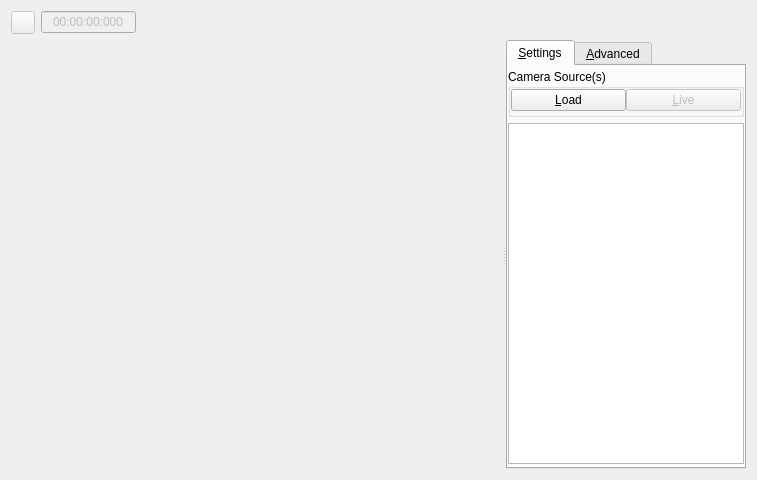
<?xml version="1.0" encoding="UTF-8"?>
<ui version="4.0">
 <class>CaptureVideoWidget</class>
 <widget class="QWidget" name="CaptureVideoWidget">
  <property name="geometry">
   <rect>
    <x>0</x>
    <y>0</y>
    <width>757</width>
    <height>480</height>
   </rect>
  </property>
  <property name="windowTitle">
   <string>Form</string>
  </property>
  <layout class="QVBoxLayout" name="verticalLayoutverticalLayout_2_0">
   <item>
    <layout class="QHBoxLayout" name="horizontalLayout">
     <item>
      <widget class="QToolButton" name="m_recordBtn">
       <property name="enabled">
        <bool>false</bool>
       </property>
       <property name="sizePolicy">
        <sizepolicy hsizetype="Fixed" vsizetype="Fixed">
         <horstretch>1</horstretch>
         <verstretch>0</verstretch>
        </sizepolicy>
       </property>
       <property name="toolTip">
        <string>Start/Stop Recording</string>
       </property>
       <property name="text">
        <string/>
       </property>
       <property name="icon">
        <iconset resource="../../../res/resources.qrc">
         <normaloff>:/record.png</normaloff>
         <normalon>:/recordstop.png</normalon>:/record.png</iconset>
       </property>
       <property name="checkable">
        <bool>true</bool>
       </property>
      </widget>
     </item>
     <item>
      <widget class="QLineEdit" name="m_time">
       <property name="enabled">
        <bool>false</bool>
       </property>
       <property name="sizePolicy">
        <sizepolicy hsizetype="Fixed" vsizetype="Fixed">
         <horstretch>0</horstretch>
         <verstretch>0</verstretch>
        </sizepolicy>
       </property>
       <property name="minimumSize">
        <size>
         <width>95</width>
         <height>0</height>
        </size>
       </property>
       <property name="maximumSize">
        <size>
         <width>90</width>
         <height>16777215</height>
        </size>
       </property>
       <property name="layoutDirection">
        <enum>Qt::LeftToRight</enum>
       </property>
       <property name="text">
        <string>00:00:00:000</string>
       </property>
       <property name="frame">
        <bool>true</bool>
       </property>
       <property name="alignment">
        <set>Qt::AlignCenter</set>
       </property>
      </widget>
     </item>
     <item>
      <spacer name="topBarHorizontalSpacer">
       <property name="sizePolicy">
        <sizepolicy hsizetype="Minimum" vsizetype="Minimum">
         <horstretch>0</horstretch>
         <verstretch>0</verstretch>
        </sizepolicy>
       </property>
       <property name="orientation">
        <enum>Qt::Horizontal</enum>
       </property>
       <property name="sizeHint" stdset="0">
        <size>
         <width>600</width>
         <height>20</height>
        </size>
       </property>
      </spacer>
     </item>
    </layout>
   </item>
   <item>
    <widget class="QSplitter" name="splitter">
     <property name="sizePolicy">
      <sizepolicy hsizetype="Expanding" vsizetype="Preferred">
       <horstretch>0</horstretch>
       <verstretch>100</verstretch>
      </sizepolicy>
     </property>
     <property name="orientation">
      <enum>Qt::Horizontal</enum>
     </property>
     <widget class="ImageGrid" name="m_imageGrid" native="true">
      <property name="enabled">
       <bool>true</bool>
      </property>
      <property name="sizePolicy">
       <sizepolicy hsizetype="Preferred" vsizetype="Preferred">
        <horstretch>100</horstretch>
        <verstretch>100</verstretch>
       </sizepolicy>
      </property>
     </widget>
     <widget class="QFrame" name="frame">
      <property name="sizePolicy">
       <sizepolicy hsizetype="Preferred" vsizetype="Preferred">
        <horstretch>1</horstretch>
        <verstretch>0</verstretch>
       </sizepolicy>
      </property>
      <property name="minimumSize">
       <size>
        <width>240</width>
        <height>0</height>
       </size>
      </property>
      <property name="frameShape">
       <enum>QFrame::NoFrame</enum>
      </property>
      <property name="frameShadow">
       <enum>QFrame::Plain</enum>
      </property>
      <property name="lineWidth">
       <number>0</number>
      </property>
      <layout class="QHBoxLayout" name="horizontalLayout_5">
       <property name="spacing">
        <number>0</number>
       </property>
       <property name="margin">
        <number>0</number>
       </property>
       <item>
        <widget class="QTabWidget" name="m_optionsTabs">
         <property name="maximumSize">
          <size>
           <width>16777215</width>
           <height>16777215</height>
          </size>
         </property>
         <property name="currentIndex">
          <number>0</number>
         </property>
         <widget class="QWidget" name="m_standardOptionsPage">
          <attribute name="title">
           <string>&amp;Settings</string>
          </attribute>
          <layout class="QVBoxLayout" name="verticalLayout">
           <property name="spacing">
            <number>6</number>
           </property>
           <property name="leftMargin">
            <number>0</number>
           </property>
           <property name="topMargin">
            <number>3</number>
           </property>
           <property name="rightMargin">
            <number>0</number>
           </property>
           <property name="bottomMargin">
            <number>3</number>
           </property>
           <item>
            <widget class="QGroupBox" name="m_addVideoGroupBox">
             <property name="title">
              <string>Camera Source(s)</string>
             </property>
             <layout class="QHBoxLayout" name="horizontalLayout_2_1">
              <property name="spacing">
               <number>0</number>
              </property>
              <property name="leftMargin">
               <number>0</number>
              </property>
              <property name="topMargin">
               <number>0</number>
              </property>
              <property name="rightMargin">
               <number>0</number>
              </property>
              <property name="bottomMargin">
               <number>3</number>
              </property>
              <item>
               <widget class="QPushButton" name="m_captureLoadResetBtn">
                <property name="enabled">
                 <bool>true</bool>
                </property>
                <property name="text">
                 <string>&amp;Load</string>
                </property>
               </widget>
              </item>
              <item>
               <widget class="QPushButton" name="m_captureLiveConnectDisconnectBtn">
                <property name="enabled">
                 <bool>false</bool>
                </property>
                <property name="text">
                 <string>&amp;Live</string>
                </property>
               </widget>
              </item>
             </layout>
            </widget>
           </item>
           <item>
            <widget class="QTableWidget" name="m_videoTable">
             <property name="sizePolicy">
              <sizepolicy hsizetype="Expanding" vsizetype="Expanding">
               <horstretch>1</horstretch>
               <verstretch>0</verstretch>
              </sizepolicy>
             </property>
             <property name="minimumSize">
              <size>
               <width>150</width>
               <height>0</height>
              </size>
             </property>
             <property name="editTriggers">
              <set>QAbstractItemView::NoEditTriggers</set>
             </property>
             <property name="alternatingRowColors">
              <bool>true</bool>
             </property>
             <property name="selectionMode">
              <enum>QAbstractItemView::SingleSelection</enum>
             </property>
             <property name="selectionBehavior">
              <enum>QAbstractItemView::SelectRows</enum>
             </property>
             <property name="showGrid">
              <bool>true</bool>
             </property>
             <property name="cornerButtonEnabled">
              <bool>true</bool>
             </property>
             <attribute name="horizontalHeaderVisible">
              <bool>false</bool>
             </attribute>
             <attribute name="horizontalHeaderStretchLastSection">
              <bool>true</bool>
             </attribute>
             <attribute name="verticalHeaderVisible">
              <bool>false</bool>
             </attribute>
             <attribute name="verticalHeaderShowSortIndicator" stdset="0">
              <bool>true</bool>
             </attribute>
             <attribute name="verticalHeaderStretchLastSection">
              <bool>false</bool>
             </attribute>
             <column>
              <property name="text">
               <string>Source</string>
              </property>
             </column>
             <column>
              <property name="text">
               <string>Rate</string>
              </property>
             </column>
            </widget>
           </item>
          </layout>
         </widget>
         <widget class="QWidget" name="m_advancedOptionsPage">
          <attribute name="title">
           <string>&amp;Advanced</string>
          </attribute>
          <layout class="QVBoxLayout" name="verticalLayout1">
           <property name="spacing">
            <number>6</number>
           </property>
           <property name="leftMargin">
            <number>0</number>
           </property>
           <property name="topMargin">
            <number>3</number>
           </property>
           <property name="rightMargin">
            <number>0</number>
           </property>
           <property name="bottomMargin">
            <number>3</number>
           </property>
           <item>
            <widget class="QGroupBox" name="m_settingsGroupBox">
             <property name="enabled">
              <bool>true</bool>
             </property>
             <property name="title">
              <string>Video Capture</string>
             </property>
             <layout class="QHBoxLayout" name="horizontalLayout_2_0">
              <item>
               <widget class="QLabel" name="codecLabel">
                <property name="text">
                 <string>Codec</string>
                </property>
               </widget>
              </item>
              <item>
               <widget class="QRadioButton" name="m_formatXVIDRadioBtn">
                <property name="enabled">
                 <bool>true</bool>
                </property>
                <property name="text">
                 <string>XVID</string>
                </property>
                <property name="checked">
                 <bool>true</bool>
                </property>
               </widget>
              </item>
              <item>
               <widget class="QRadioButton" name="m_formatMP4RadioBtn">
                <property name="enabled">
                 <bool>true</bool>
                </property>
                <property name="text">
                 <string>MPEG4</string>
                </property>
                <property name="checked">
                 <bool>false</bool>
                </property>
               </widget>
              </item>
             </layout>
            </widget>
           </item>
           <item>
            <spacer name="advancedVerticalSpacer">
             <property name="orientation">
              <enum>Qt::Vertical</enum>
             </property>
             <property name="sizeHint" stdset="0">
              <size>
               <width>20</width>
               <height>60</height>
              </size>
             </property>
            </spacer>
           </item>
          </layout>
         </widget>
        </widget>
       </item>
      </layout>
     </widget>
    </widget>
   </item>
  </layout>
 </widget>
 <customwidgets>
  <customwidget>
   <class>ImageGrid</class>
   <extends>QWidget</extends>
   <header>ImageGrid.h</header>
   <container>1</container>
  </customwidget>
 </customwidgets>
 <resources>
  <include location="../../../res/resources.qrc"/>
 </resources>
 <connections/>
</ui>
